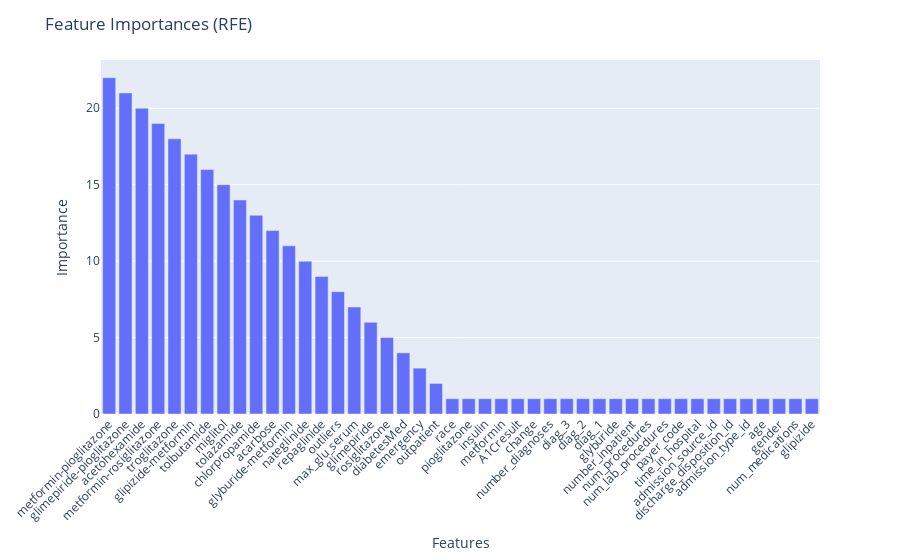

Notebook cell for this chart:
### Code cell
# Create a bar chart to visualize RFE feature ranks
fig = px.bar(rfe_results_df, x="Feature", y="Importance")
fig.update_layout(
    title="Feature Ranks (RFE)",
    yaxis_title="Ranke",
    xaxis_title="Features",
    xaxis={
        "categoryorder": "total descending"
    },  # Arrange features from least to most important
)
fig.update_xaxes(tickangle=-45)
fig.show()

# Print the list of deleted feature names
print("Features to drop:")
print(cols_to_drop_rfe)

### Figure 1 — Plotly figure (JSON) as saved in the notebook; plotly's stock layout.template omitted (floating-point values rounded to 4 significant figures)
{"data": [{"alignmentgroup": "True", "hovertemplate": "Feature=%{x}<br>Importance=%{y}<extra></extra>", "legendgroup": "", "marker": {"color": "#636efa", "pattern": {"shape": ""}}, "name": "", "offsetgroup": "", "orientation": "v", "showlegend": false, "textposition": "auto", "type": "bar", "x": ["race", "pioglitazone", "insulin", "metformin", "A1Cresult", "change", "number_diagnoses", "diag_3", "diag_2", "diag_1", "glyburide", "number_inpatient", "num_procedures", "num_lab_procedures", "payer_code", "time_in_hospital", "admission_source_id", "discharge_disposition_id", "admission_type_id", "age", "gender", "num_medications", "glipizide", "outpatient", "emergency", "diabetesMed", "rosiglitazone", "glimepiride", "max_glu_serum", "outliers", "repaglinide", "nateglinide", "glyburide-metformin", "acarbose", "chlorpropamide", "tolazamide", "miglitol", "tolbutamide", "glipizide-metformin", "troglitazone", "metformin-rosiglitazone", "acetohexamide", "glimepiride-pioglitazone", "metformin-pioglitazone"], "xaxis": "x", "y": [1, 1, 1, 1, 1, 1, 1, 1, 1, 1, 1, 1, 1, 1, 1, 1, 1, 1, 1, 1, 1, 1, 1, 2, 3, 4, 5, 6, 7, 8, 9, 10, 11, 12, 13, 14, 15, 16, 17, 18, 19, 20, 21, 22], "yaxis": "y"}], "layout": {"barmode": "relative", "legend": {"tracegroupgap": 0}, "margin": {"t": 60}, "title": {"text": "Feature Importances (RFE)"}, "xaxis": {"anchor": "y", "categoryorder": "total descending", "domain": [0, 1], "tickangle": -45, "title": {"text": "Features"}}, "yaxis": {"anchor": "x", "domain": [0, 1], "title": {"text": "Importance"}}}}
